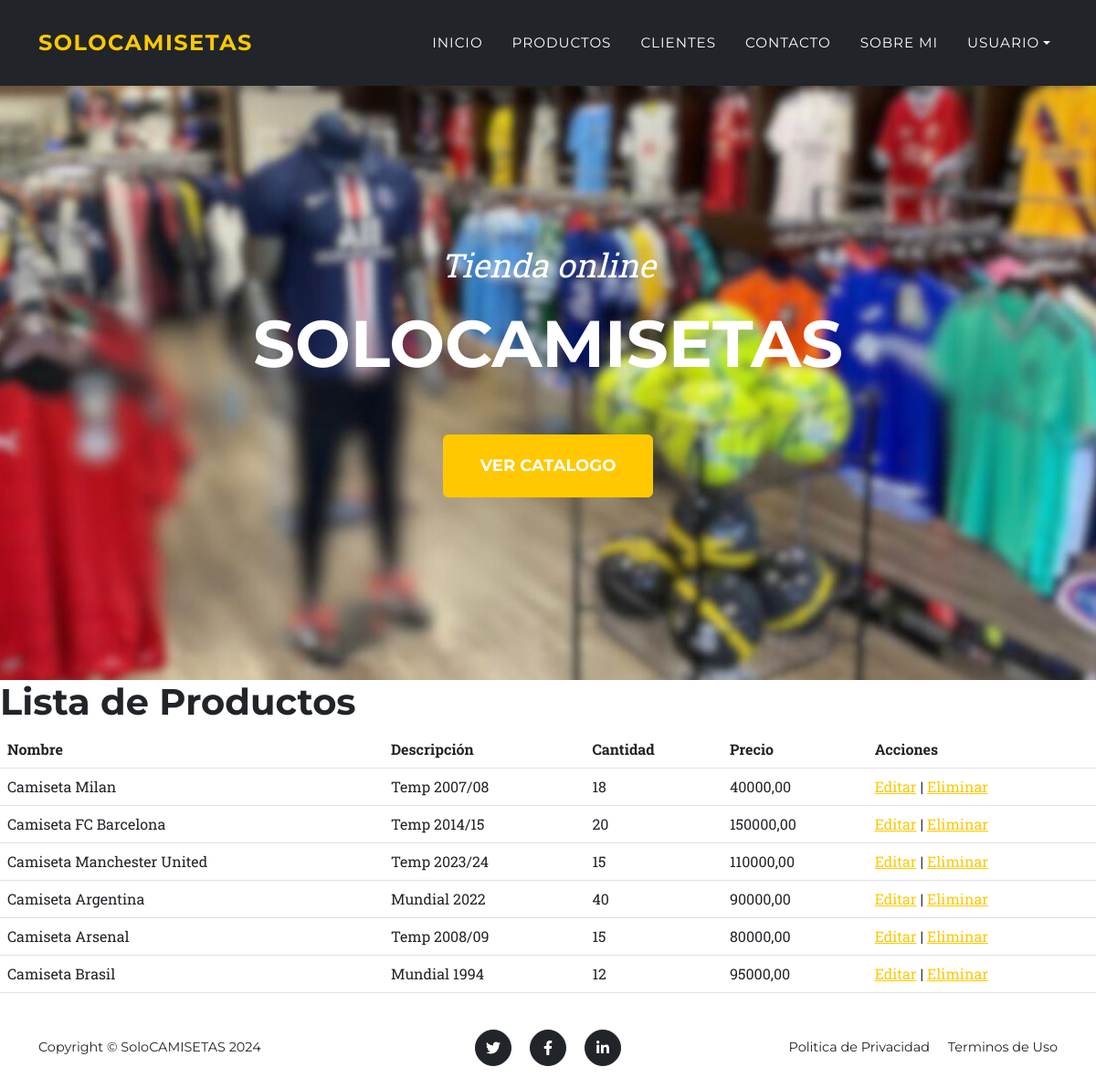
/app/productos_lista/ (signed in), run on the app's committed database.
### APP/models.py (models this page shows, shortened)
class Producto(models.Model):
    nombre = models.CharField(max_length=100)
    descripcion = models.TextField()
    cantidad = models.IntegerField()
    precio = models.DecimalField(max_digits=10, decimal_places=2)  # Nuevo campo de precio

### APP/views.py (the view)
# urls.py: path('productos_lista/', views.productos_lista, name='productos_lista'),
@login_required
def productos_lista(request):
    productos = Producto.objects.all()  # Obtiene todos los productos de la base de datos
    return render(request, 'APP/productos_lista.html', {'productos': productos})

### APP/templates/APP/productos_lista.html
{% extends "APP/base.html" %}
{% block main %}
    <h1>Lista de Productos</h1>
    <table class="table">
        <thead>
            <tr>
                <th>Nombre</th>
                <th>Descripción</th>
                <th>Cantidad</th>
                <th>Precio</th>
                <th>Acciones</th>
            </tr>
        </thead>
        <tbody>
            {% for producto in productos %}
                <tr>
                    <td>{{ producto.nombre }}</td>
                    <td>{{ producto.descripcion }}</td>
                    <td>{{ producto.cantidad }}</td>
                    <td>{{ producto.precio }}</td>
                    <td>
                        <a href="{% url 'actualizar_producto' producto.id %}">Editar</a>
                        |
                        <a href="{% url 'eliminar_producto' producto.id %}">Eliminar</a>
                    </td>
                </tr>
            {% endfor %}
        </tbody>
    </table>
{% endblock %}

### data on the page
Producto: nombre "Camiseta Milan", descripcion "Temp 2007/08", cantidad "18", precio "40000,00"
Producto: nombre "Camiseta FC Barcelona", descripcion "Temp 2014/15", cantidad "20", precio "150000,00"
Producto: nombre "Camiseta Manchester United", descripcion "Temp 2023/24", cantidad "15", precio "110000,00"
Producto: nombre "Camiseta Argentina", descripcion "Mundial 2022", cantidad "40", precio "90000,00"
Producto: nombre "Camiseta Arsenal", descripcion "Temp 2008/09", cantidad "15", precio "80000,00"
Producto: nombre "Camiseta Brasil", descripcion "Mundial 1994", cantidad "12", precio "95000,00"
